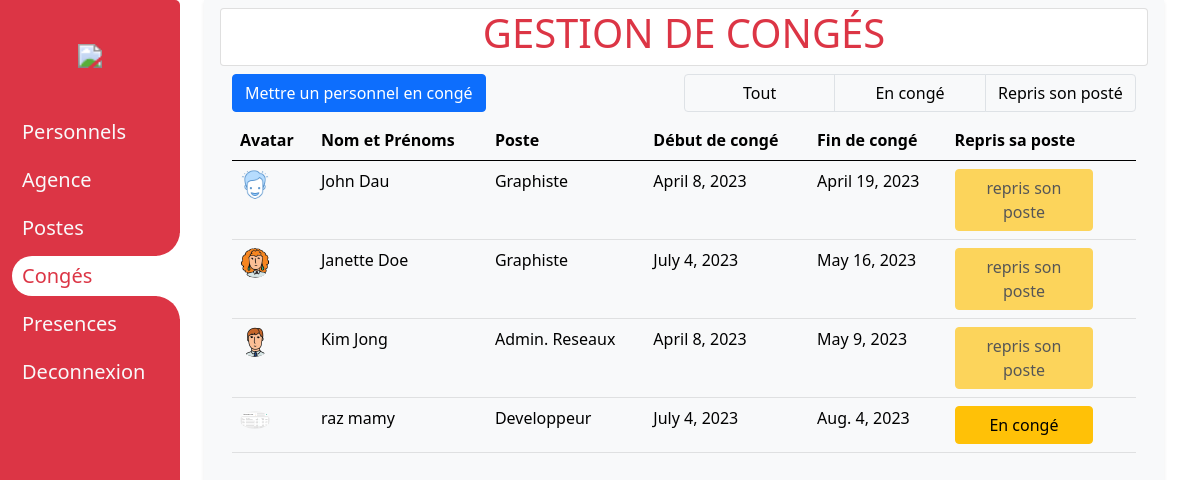
Page /conges/ (signed in) on the committed database.
### conge/models.py (models this page shows)
class Conges(models.Model):
    employee=models.ForeignKey(Employees, on_delete=models.SET_NULL,null=True)
    date_debut=models.DateField(auto_now=True)
    date_fin=models.DateField()
    enPoste=models.BooleanField(default=False)

### employee/models.py (models this page shows)
class Employees(models.Model):
    poste=models.ForeignKey(Postes,on_delete=models.SET_NULL, null=True)
    agence=models.ForeignKey(Agence,on_delete=models.SET_NULL, null=True)
    nom=models.CharField(max_length=120, blank=False)
    prenom=models.CharField(max_length=120)
    sexe=models.BooleanField(null=True)
    date_de_naissance=models.DateField()
    date_embauche=models.DateField()
    avatar=models.ImageField(upload_to="products/", blank=True, null=True)

### poste/models.py (models this page shows)
class Postes(models.Model):
    nom_poste=models.CharField(max_length=120)
    photo=models.ImageField(upload_to="products/", blank=True, null=True)

### conge/views.py (the view)
# urls.py: path("conges/", conges, name="conges" ),
@login_required
def conges(request):
    data=Employees.objects.all()
    dataConges=Conges.objects.all()
    if request.POST.get("btnAction")=="ajouterConge":
        employee=str(request.POST.get('employee')).split(" ")
        print(employee[0], employee[1])
        employees=Employees.objects.get(nom=employee[0], prenom=employee[1])
        Conges.objects.create(employee=employees, date_debut=request.POST.get('debut'), date_fin=request.POST.get('fin'))
        return redirect('conges')
    elif request.POST.get('btnAction')=="btnModPoste":
        id=request.POST.get('id')
        conges=Conges.objects.get(pk=id)
        conges.enPoste=True
        conges.save()
        return redirect('conges')
    return render(request, 'conges/index.html',{"dataEmployee":data, "dataConges":dataConges})

### conge/templates/conges/index.html (shortened to what this page needs)
{% extends 'base.html' %} {% load static %}  {% block content %}
<div class="container bg-light shadow-sm px-3">
  <div class="card mt-2">
    <p class="h1 text-uppercase text-center text-danger">gestion de congés</p>
  </div>
  <div class="container-fluid mt-2 d-flex justify-content-between">
    <button
      class="btn btn-primary"
      data-bs-toggle="modal"
      data-bs-target="#addModal"
    >
      Mettre un personnel en congé
    </button>
    <div class="btn-group w-50">
      <button id="btnTout" class="btn btn-light w-15 border" style="width: 14%" onClick="filtrer('btnTout','')">Tout</button>
      <button id="btnConge" class="btn btn-light w-15 border" style="width: 14%" onClick="filtrer('btnConge','En congé')">
        En congé
      </button>
      <button id="btnPoste" class="btn btn-light w-15 border" style="width: 14%" onClick="filtrer('btnPoste','repris son poste')">
        Repris son posté
      </button>
    </div>
  </div>
  <div class="container-fluid mt-2">
    <table  class="table table-light table-borderer">
      <thead>
        <tr>
          <th>Avatar</th>
          <th>Nom et Prénoms</th>
          <th>Poste</th>
          <th>Début de congé</th>
          <th>Fin de congé</th>
          <th>Repris sa poste</th>
        </tr>
      </thead>
      <tbody id="myTable">
        {% for data in dataConges %}
        <tr>
          <td>
            <img
              src="{{data.employee.avatar.url}}"
              alt=""
              srcset=""
              class="rounded-circle bg-light m-auto"
              width="30vw"
            />
          </td>
          <td>{{data.employee.nom}} {{data.employee.prenom}}</td>
          <td>{{data.employee.poste.nom_poste}}</td>
          <td>{{data.date_debut}}</td>
          <td>{{data.date_fin}}</td>
          <td>
            {% if data.enPoste %}
            <button class="btn btn-warning" style="width: 80%" disabled>
              repris son poste
            </button>
            {% else %}
            <button
              data-bs-toggle="modal"
              data-bs-target="#supprModal{{data.pk}}"
              class="btn btn-warning w-80"
              style="width: 80%"
            >
              En congé
            </button>
            {% endif %}
          </td>
        </tr>
        {% endfor %}
      </tbody>
    </table>
  </div>
</div>
{% endblock %}

### static/css/personnel.css (style rules this page uses)
.container { position: absolute !important; left: 17vw; height: 100vh !important; width: 80vw; }

### static/css/camera.css (style rules this page uses)
body { margin: 0; padding: 0%; width: 100%; height: 100%; }

### rows in the picture
Conges: employee.avatar (picture), employee.nom "John", employee.prenom "Dau", employee.poste.nom_poste "Graphiste", date_debut "April 8, 2023", date_fin "April 19, 2023", enPoste "repris son poste"
Conges: employee.avatar (picture), employee.nom "Janette", employee.prenom "Doe", employee.poste.nom_poste "Graphiste", date_debut "July 4, 2023", date_fin "May 16, 2023", enPoste "repris son poste"
Conges: employee.avatar (picture), employee.nom "Kim", employee.prenom "Jong", employee.poste.nom_poste "Admin. Reseaux", date_debut "April 8, 2023", date_fin "May 9, 2023", enPoste "repris son poste"
Conges: employee.avatar (picture), employee.nom "raz", employee.prenom "mamy", employee.poste.nom_poste "Developpeur", date_debut "July 4, 2023", date_fin "Aug. 4, 2023"
